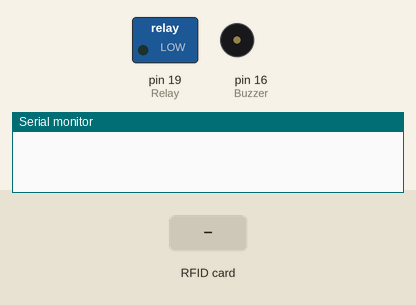
The sketch below on a simulated Arduino Uno, built with avr-gcc and run on an emulated ATmega328P. Parts: switched loads named in the sketch (green lamp = pin HIGH), buzzer (waves = sounding, pin HIGH), the last lines printed to the serial monitor. The test bench sets the inputs (shaded band). Pins used as bus, display or sensor lines are not drawn.

Above: at 2.0 s.
2.1 s: RFID card 37 26 22 26 held to the reader
At 3.3 s:
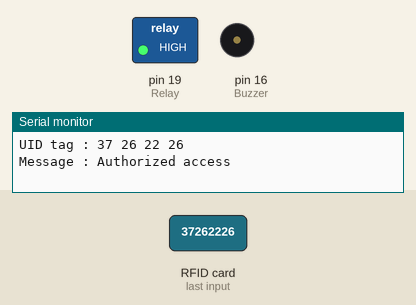
3.8 s: RFID card 87 EE 12 26 held to the reader
At 3.91 s:
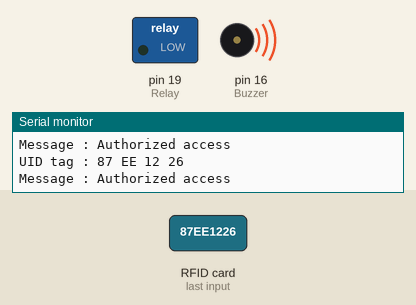
5.3 s: RFID card 5E 7A 19 C4 held to the reader
At 7.2 s:
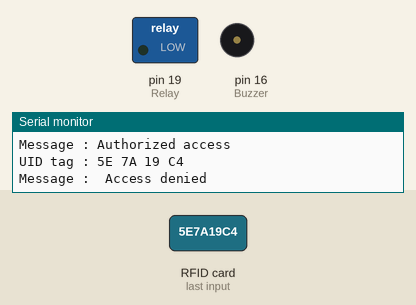
Timing chart, 0 to 8.7 s (numbered marks = the images above; inputs shaded):
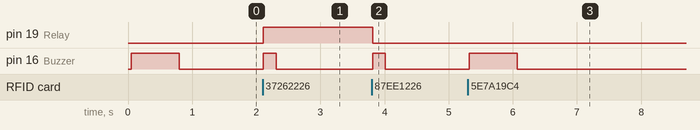

The sketch:

sketch_sep04a_rfid_door_lock.ino
```cpp
#include <SPI.h>
#include <MFRC522.h>

#define SS_PIN 10
#define RST_PIN 9
MFRC522 mfrc522(SS_PIN, RST_PIN);

void setup()
{
  Serial.begin(9600);
  pinMode(19, OUTPUT); //Relay
  pinMode(16, OUTPUT); //Buzzer
  SPI.begin();
  mfrc522.PCD_Init();
  digitalWrite(16, HIGH);
  delay(750);
  digitalWrite(16, LOW);
}
void loop() {
  if ( ! mfrc522.PICC_IsNewCardPresent())
  {
    return;
  }
  if ( ! mfrc522.PICC_ReadCardSerial())
  {
    return;
  }
  Serial.print("UID tag :");
  String content = "";
  byte letter;
  for (byte i = 0; i < mfrc522.uid.size; i++)
  {
    Serial.print(mfrc522.uid.uidByte[i] < 0x10 ? " 0" : " ");
    Serial.print(mfrc522.uid.uidByte[i], HEX);
    content.concat(String(mfrc522.uid.uidByte[i] < 0x10 ? " 0" : " "));
    content.concat(String(mfrc522.uid.uidByte[i], HEX));
  }
  Serial.println();
  Serial.print("Message : ");
  content.toUpperCase();
  if ((content.substring(1) == "37 26 22 26") || (content.substring(1) == "87 EE 12 26"))
  {
    digitalWrite(16, HIGH);
    Serial.println("Authorized access");
    digitalWrite(19, !digitalRead(19));
    Serial.println();
    delay(200);
    digitalWrite(16, LOW);
    delay(1000);
  }

  else   {
    Serial.println(" Access denied");
    digitalWrite(16, HIGH);
    delay(750);
    digitalWrite(16, LOW);
  }
}
```

Measured:
- after the input at 2.1 s, pin 19 (Relay): LOW → HIGH at once; pin 16 (Buzzer): LOW → HIGH at once, → LOW 0.20 s later
- after the input at 3.8 s, pin 19 (Relay): HIGH → LOW at once; pin 16 (Buzzer): LOW → HIGH at once, → LOW 0.20 s later
- after the input at 5.3 s, pin 16 (Buzzer): LOW → HIGH at once, → LOW 0.75 s later
